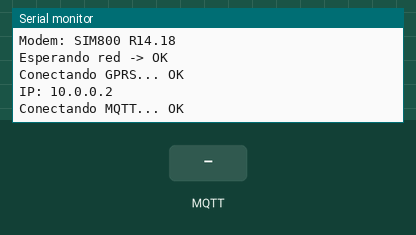
Bench run of a sketch on a simulated ESP32. Shown: the last lines printed to the serial monitor. The test bench sets the inputs (shaded band). No MQTT or app messages arrive unless stated.

Above: at 9.2 s.
9.3 s: MQTT message "1" arrives on the first subscribed topic
At 10.4 s:
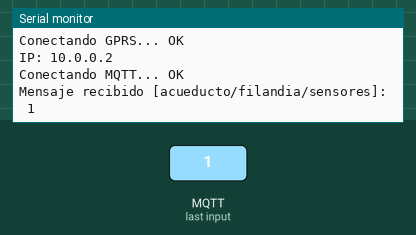
10.8 s: MQTT message "on" arrives on the first subscribed topic
At 11.5 s:
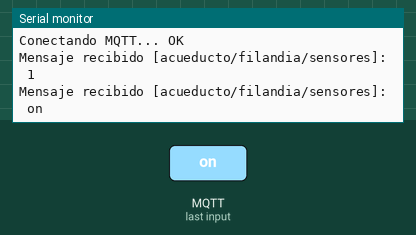
12.3 s: MQTT message "off" arrives on the first subscribed topic
At 12.6 s:
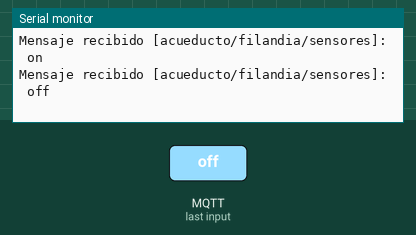

Measured:
- after the input at 9.3 s, the serial monitor: prints a new line at once (image 1)
- after the input at 10.8 s, the serial monitor: prints a new line at once (image 2)
- after the input at 12.3 s, the serial monitor: prints a new line at once (image 3)

The sketch:

MQTT-Claude.ino
```cpp
#define TINY_GSM_MODEM_SIM800
#include <TinyGsmClient.h>
#include <PubSubClient.h>
#include <HardwareSerial.h>

HardwareSerial SerialAT(2);
TinyGsm modem(SerialAT);
TinyGsmClient gsmClient(modem);        // Sin SSL — puerto 1883
PubSubClient mqtt(gsmClient);

// ── Configuración ─────────────────────────────────
const char APN[]        = "internet.comcel.com.co";
const char APN_USER[]   = "";
const char APN_PASS[]   = "";

const char BROKER[]     = "f1af063f.ala.dedicated.aws.emqxcloud.com";
const int  PORT         = 1883;
const char MQTT_USER[]  = "esp32_cliente";
const char MQTT_PASS[]  = "Esp32_Acueducto2026!";
const char CLIENT_ID[]  = "ESP32_Filandia_001";

// ── Tópicos ───────────────────────────────────────
const char TOPIC_STATUS[] = "acueducto/filandia/status";
const char TOPIC_DATA[]   = "acueducto/filandia/sensores";

unsigned long lastPublish = 0;
const long INTERVALO = 30000;  // 30 segundos

void mqttCallback(char* topic, byte* payload, unsigned int length) {
  Serial.print("Mensaje recibido [");
  Serial.print(topic);
  Serial.print("]: ");
  for (unsigned int i = 0; i < length; i++) {
    Serial.print((char)payload[i]);
  }
  Serial.println();
}

bool mqttReconnect() {
  int intentos = 0;
  while (!mqtt.connected() && intentos < 3) {
    Serial.print("Conectando MQTT... ");
    if (mqtt.connect(CLIENT_ID, MQTT_USER, MQTT_PASS)) {
      Serial.println("OK");
      mqtt.publish(TOPIC_STATUS, "ESP32 online - Acueducto Filandia");
      mqtt.subscribe(TOPIC_DATA);
      return true;
    }
    Serial.print("FALLO rc=");
    Serial.print(mqtt.state());
    Serial.println(" reintentando en 5s...");
    delay(5000);
    intentos++;
  }
  return false;
}

void setup() {
  Serial.begin(115200);
  SerialAT.begin(57600, SERIAL_8N1, 26, 27);
  delay(8000);

  Serial.println("Reiniciando modem...");
  modem.restart();
  Serial.print("Modem: ");
  Serial.println(modem.getModemInfo());

  Serial.print("Esperando red");
  while (!modem.waitForNetwork(30000)) {
    Serial.println(" -> reintentando...");
  }
  Serial.println(" -> OK");

  Serial.print("Conectando GPRS... ");
  if (modem.gprsConnect(APN, APN_USER, APN_PASS)) {
    Serial.println("OK");
    Serial.print("IP: ");
    Serial.println(modem.localIP());
  } else {
    Serial.println("FALLO GPRS — reiniciando...");
    delay(5000);
    ESP.restart();
  }

  mqtt.setServer(BROKER, PORT);
  mqtt.setCallback(mqttCallback);
  mqtt.setKeepAlive(60);
  mqttReconnect();
}

void loop() {
  if (!mqtt.connected()) {
    Serial.println("MQTT desconectado — reconectando...");
    if (!modem.isGprsConnected()) {
      Serial.println("GPRS caído — reconectando...");
      modem.gprsConnect(APN, APN_USER, APN_PASS);
    }
    mqttReconnect();
  }
  mqtt.loop();

  unsigned long now = millis();
  if (now - lastPublish >= INTERVALO) {
    lastPublish = now;
    String payload = "{\"dispositivo\":\"Filandia\","
                     "\"uptime\":" + String(millis()/1000) +
                     ",\"rssi\":" + String(modem.getSignalQuality()) +
                     ",\"sensor\":0}";
    Serial.print("Publicando: ");
    Serial.println(payload);
    mqtt.publish(TOPIC_DATA, payload.c_str());
  }
}
```
